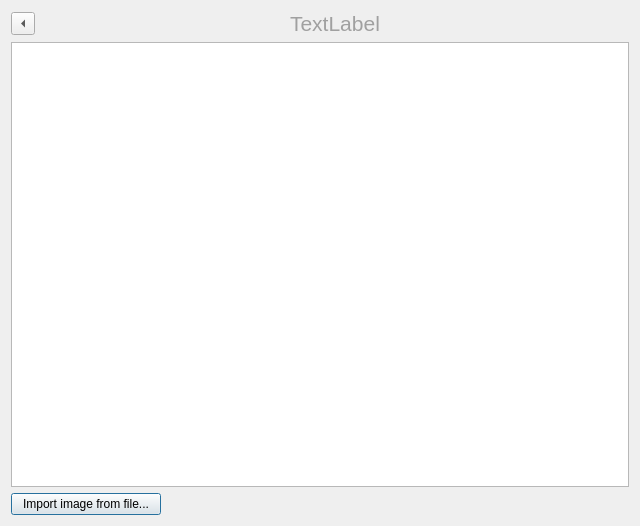
<?xml version="1.0" encoding="UTF-8"?>
<ui version="4.0">
 <class>TextureBrowser</class>
 <widget class="QDialog" name="TextureBrowser">
  <property name="geometry">
   <rect>
    <x>0</x>
    <y>0</y>
    <width>640</width>
    <height>526</height>
   </rect>
  </property>
  <property name="sizePolicy">
   <sizepolicy hsizetype="Expanding" vsizetype="Preferred">
    <horstretch>0</horstretch>
    <verstretch>0</verstretch>
   </sizepolicy>
  </property>
  <property name="font">
   <font>
    <family>Segoe UI</family>
   </font>
  </property>
  <property name="windowTitle">
   <string>Texture browser</string>
  </property>
  <layout class="QGridLayout" name="gridLayout">
   <item row="6" column="0">
    <widget class="QPushButton" name="importButton">
     <property name="text">
      <string>Import image from file...</string>
     </property>
    </widget>
   </item>
   <item row="5" column="0" colspan="4">
    <widget class="ResourceBrowser::TiledGraphicsView" name="texturePreview"/>
   </item>
   <item row="6" column="1" colspan="3">
    <spacer name="horizontalSpacer">
     <property name="orientation">
      <enum>Qt::Horizontal</enum>
     </property>
     <property name="sizeHint" stdset="0">
      <size>
       <width>40</width>
       <height>20</height>
      </size>
     </property>
    </spacer>
   </item>
   <item row="3" column="0" colspan="4">
    <layout class="QHBoxLayout" name="horizontalLayout" stretch="0,0">
     <property name="topMargin">
      <number>0</number>
     </property>
     <item>
      <widget class="QToolButton" name="backButton">
       <property name="text">
        <string>...</string>
       </property>
       <property name="popupMode">
        <enum>QToolButton::InstantPopup</enum>
       </property>
       <property name="arrowType">
        <enum>Qt::LeftArrow</enum>
       </property>
      </widget>
     </item>
     <item>
      <widget class="QLabel" name="categoryLabel">
       <property name="sizePolicy">
        <sizepolicy hsizetype="Expanding" vsizetype="Preferred">
         <horstretch>0</horstretch>
         <verstretch>0</verstretch>
        </sizepolicy>
       </property>
       <property name="font">
        <font>
         <family>Segoe UI</family>
         <pointsize>16</pointsize>
        </font>
       </property>
       <property name="styleSheet">
        <string notr="true">color:rgb(160, 160, 160)</string>
       </property>
       <property name="text">
        <string>TextLabel</string>
       </property>
       <property name="alignment">
        <set>Qt::AlignCenter</set>
       </property>
      </widget>
     </item>
    </layout>
   </item>
  </layout>
 </widget>
 <customwidgets>
  <customwidget>
   <class>ResourceBrowser::TiledGraphicsView</class>
   <extends>QGraphicsView</extends>
   <header>tiledgraphicsview.h</header>
  </customwidget>
 </customwidgets>
 <resources>
  <include location="resourcebrowser.qrc"/>
 </resources>
 <connections/>
</ui>
